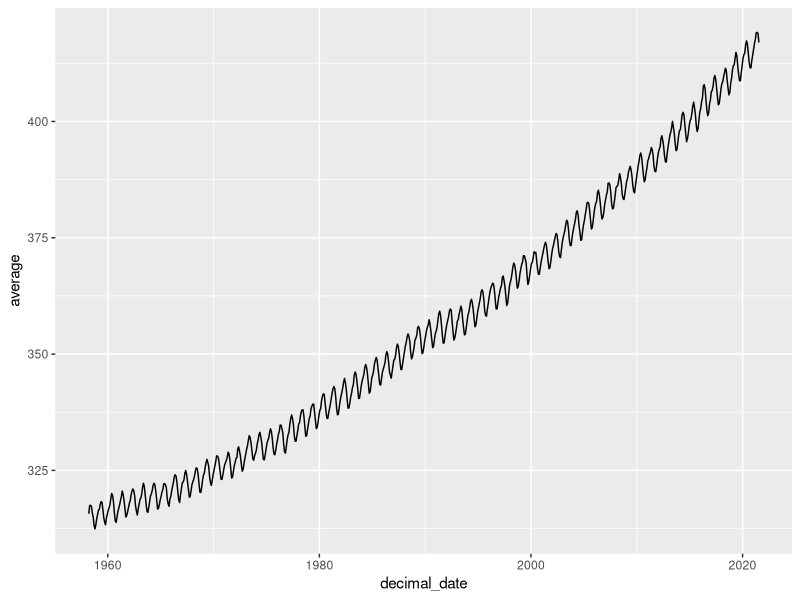
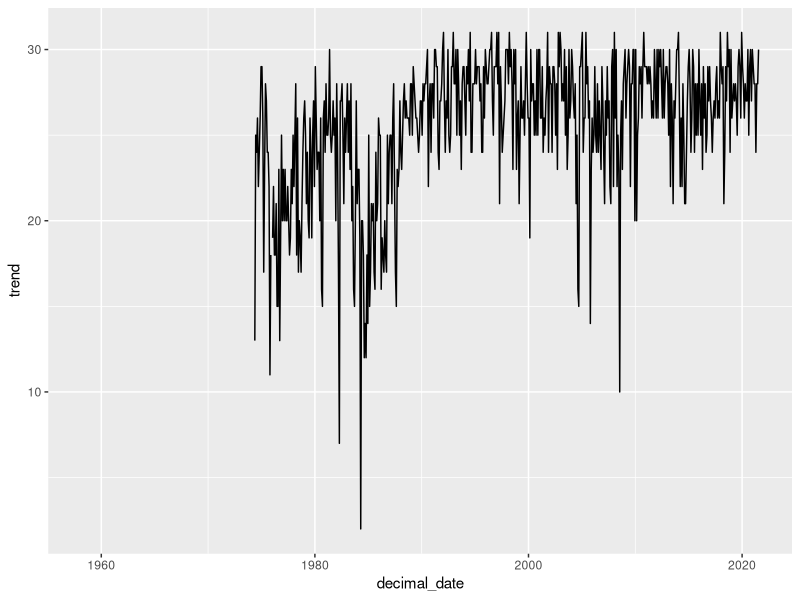

Source code (R) for these figures, in order:
## ---- chunk 1
library(tidyverse)
library(dplyr)
## ---- chunk 2

co2 <- 
read_table("co2_mm_mlo.txt", 
                  comment="#",
                  col_names = c("year", "month", "decimal_date", "average",
                                "interpolated", "trend", "days"),
                  na = c("-1", "-99.99"))
co2
## ---- chunk 3
ggplot(co2, aes(x = decimal_date, y = average)) + geom_line() 

## ---- chunk 4
gt <- read_table("647_Global_Temperature_Data_File.txt", 
                  comment="#",
                 col_names = c("year","NoSmoothing","Lowess"),
                  na = c("-1", "-99.99"))
gt
## ---- chunk 5
ggplot(co2, aes(x =decimal_date, y =trend)) + geom_line() 
